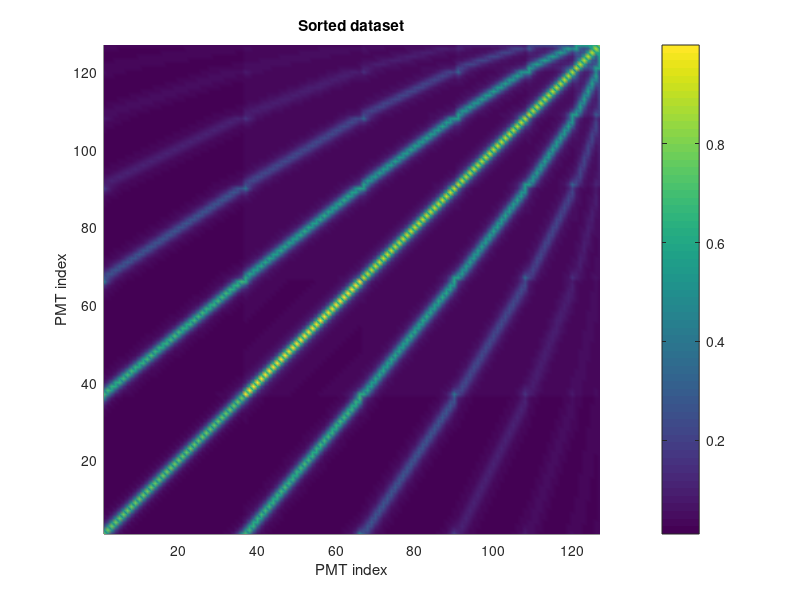

Here is the MATLAB script that generated this plot: (Note: this script raises an error after producing the figure.)
clc; clear all; close all; 
S = load('S.mat');           % Precomputed XX^T matrix (normalized) 
S= S.S;                      % This can be commented if S is loaded in double format

load('top_PMT_coordinates.mat'); x_s = points(:,1); y_s = points(:,2);  % PMT coordinates
figure(1)
surf(S); view(2); xlim([1 127]);ylim([1 127]); colorbar; title('Sorted dataset'); xlabel('PMT index'); ylabel('PMT index');shading interp;

%% Block coordinate descent : 

% tri = delaunay(x_s,y_s);
% g = digraph(tri, tri(:, [2 3 1]));
% A = adjacency(g);
% A = A | A';
% Ad = full(double(A));  % Delaunay triangulation adjacency 

load('Ad.mat');          % Delaunay triangulation adjacency 


% parameters for Block coordinate descent algorithm 
% my_eps_outer = 1e-7; my_eps_inner = 1e-12; max_cycles = 100; scale = 1; isNormalized = 0;
% 
% A_init = ones(size(S)) - eye(size(S));   % Initialization with a full connected matrix       
% A_init1 = Ad;                            % Initialization with a Delaunay matrix 
% alpha = 0.01;                            % Sparsity regularizer for off-diagonal elements 
% 
% [L_est,~,convergence] = estimate_cgl(S,A_init1,alpha,my_eps_outer,my_eps_inner,max_cycles,2);
% 
% L = L_est; 

%% Graph learning using convex optimization software CVX : ( available in both MATLAB (http://cvxr.com/cvx/) and Python (https://www.cvxpy.org/)) 
n = 127; id = eye(n); 

% Standard graph leaning based on smoothness-prior 

cvx_begin
variable L_est(n,n) symmetric;
minimize(trace(L_est*S))        % For sparse off-diagonal elemnts ( trace(L_est*S) + 0.1*norm(L_est(~id),1))
subject to
     L_est == semidefinite(n);
     L_est*ones(n,1) == 0;
     L_est(~id)<= 0;
cvx_end

L = L_est*10^11;                % overall scaling (no change in the structure) 
%                        
                          
 
%% Laplacian to adjacency 

edge_th = 0.05;                 % threshold to select an edge 
A = L - diag(diag(L));          % replacing the diagonal elements to zero 
A = -A; 
A(A<edge_th) = 0; 
A(A>0)=1;


%% Plotting 
figure(3) 
surf(A); view(2); xlim([1 127]);ylim([1 127]); colorbar; title('Weighted adjacency'); xlabel('PMT index'); ylabel('PMT index');
load('top_PMT_coordinates.mat'); x_s = points(:,1); y_s = points(:,2);

figure(4)
gplot(A,[x_s y_s]);xlabel('x (cm)'); ylabel('y (cm)');title('Learned graph structure'); 